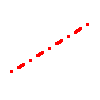

Recreate this plot in Python.
import argparse

from PIL import Image
from image_draw import ImageDraw

def parse_args():
    parser = argparse.ArgumentParser(description='Draw line on image')
    
    parser.add_argument(
        "--xs", 
        type=int,
        help="start point x coordinate",
        required=True
    )
    parser.add_argument(
        "--ys", 
        type=int,
        help="start point y coordinate",
        required=True
    )
    parser.add_argument(
        "--xe", 
        type=int,
        help="end point x coordinate",
        required=True
    )
    parser.add_argument(
        "--ye", 
        type=int,
        help="end point y coordinate",
        required=True
    )
    parser.add_argument(
        "--width", 
        type=int,
        help="line width",
        default=1
    )
    parser.add_argument(
        "--color", 
        type=str,
        help="color",
        default='black'
    )
    parser.add_argument(
        "--type", 
        type=str,
        help="line type",
        default='solid',
        choices=['solid', 'dotted', 'dashed', 'dashed-dotted']
    )

    return parser.parse_args()



if __name__ == '__main__':
    args = parse_args()
    image = Image.new('RGB', (100,100), color='white')
    draw = ImageDraw(image)
    draw.line((args.xs, args.ys), (args.xe, args.ye), args.width, args.color, args.type)
    image.save('line.png')